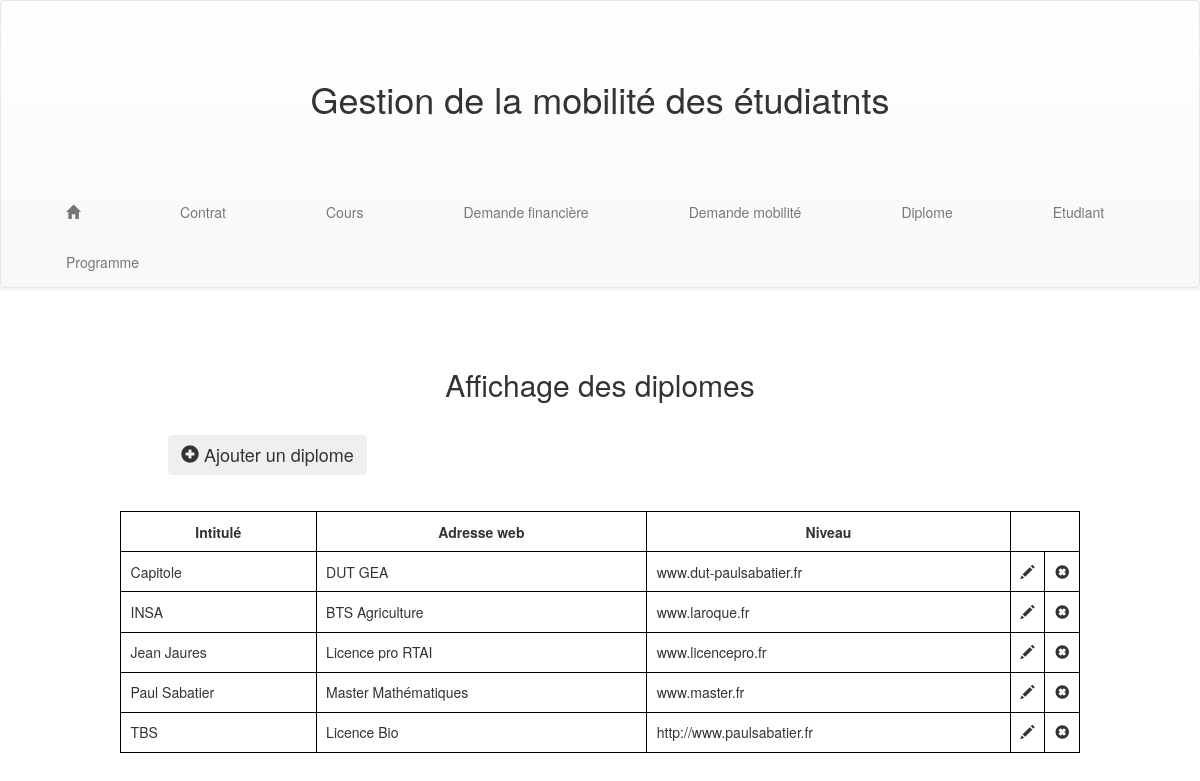
The page /Projet_RTAI/afficherDiplomes.php on the database its author committed.
### tables this page shows
CREATE TABLE IF NOT EXISTS `diplomes` (
  `CODEDIP` int(2) NOT NULL AUTO_INCREMENT,
  `NOMU` varchar(128) NOT NULL,
  `INTITULEDIP` varchar(128) DEFAULT NULL,
  `ADRESSEWEBD` varchar(128) DEFAULT NULL,
  `NIVEAU` varchar(128) DEFAULT NULL,
  PRIMARY KEY (`CODEDIP`),
  KEY `I_FK_DIPLOMES_UNIVERSITES` (`NOMU`)
);

### Projet_RTAI/afficherDiplomes.php (the view, shortened to what this page needs)
<?php
  include 'connexion.php';
?>
<!DOCTYPE html>
<html>
  <head>
    <link rel="stylesheet" href="https://maxcdn.bootstrapcdn.com/bootstrap/3.3.7/css/bootstrap.min.css">
    <link rel="stylesheet" href="https://maxcdn.bootstrapcdn.com/bootstrap/3.3.7/css/bootstrap-theme.min.css">
    <link rel="stylesheet" href="style.css">
  </head>
  <body>
    <nav class="navbar navbar-default">
      <div class="container-fluid">
        <a href="index.php"><h1 id="titre">Gestion de la mobilité des étudiatnts</h1></a>
        <ul class="nav navbar-nav">
          <li><a href="index.php"><span class="glyphicon glyphicon-home" aria-hidden="true"></span></a></li>
          <li><a href="afficherContrats.php">Contrat</a></li>
          <li><a href="afficherCours.php">Cours</a></li>
          <li><a href="#">Demande financière</a></li>
          <li><a href="#">Demande mobilité</a></li>
          <li><a href="afficherDiplomes.php">Diplome</a></li>
          <li><a href="afficherEtudiants.php">Etudiant</a></li>
          <li><a href="afficherProgrammes.php">Programme</a></li>
        </ul>
      </div>
    </nav>
    <h2 id="titre2">Affichage des diplomes</h2>
    <button type="button" id="ajout" class="btn btn-light" aria-label="Left Align">
      <a href="ajouterDiplome.php"><span class="glyphicon glyphicon-plus-sign" aria-hidden="true"></span> Ajouter un diplome</a>
    </button>
    <table>
      <tr>
        <th class="titre">Intitulé</th>
        <th class="titre">Adresse web</th>
        <th class="titre">Niveau</th>
      </tr>
      <?php
  	   $res = $linkpdo->query("SELECT * FROM diplomes");
  	     while ($data = $res->fetch()) {
      ?>
        	<tr>
        		<th><?php echo $data[1]; ?></th>
        		<th><?php echo $data[2]; ?></th>
        		<th><?php echo $data[3]; ?></th>
            <td><?php echo '<a href="modifierDiplome.php?ID='.$data['INTITULEDIP'].'"><span class="glyphicon glyphicon-pencil" aria-hidden="true"></span></a>'; ?></td>
        		<td><?php echo '<a href="supprimerDiplome.php?ID='.$data['INTITULEDIP'].'"><span class="glyphicon glyphicon-remove-sign" aria-hidden="true"></span></a>'; ?></td>
        	</tr>
        <?php
        	}
          ?>
  	</table>
  </body>
</html>

### Projet_RTAI/style.css (style rules this page uses)
ul { width: 100%; }
li { margin-left: 3%; margin-right: 3%; }
#titre { text-align: center; padding-bottom: 5%; padding-top: 5%; }
#titre2 { text-align: center; padding-top: 5%; padding-bottom: 2%; }
table { border: 1px solid black; border-collapse:collapse; margin: auto; margin-top: 3%; margin-bottom: 10%; width: 80%; }
td { border: 1px solid black; text-align: center; }
th { border: 1px solid black; padding-left: 1%; padding-right: 1%; padding-top: 1%; padding-bottom: 1%; font-weight: normal; }
.titre { text-align: center; font-weight: bold; }
a { color: #333; }
#ajout { margin-left: 14%; font-size: 18px; }

### rows shown on the page
diplomes: NOMU "Capitole", INTITULEDIP "DUT GEA", ADRESSEWEBD "www.dut-paulsabatier.fr"
diplomes: NOMU "INSA", INTITULEDIP "BTS Agriculture", ADRESSEWEBD "www.laroque.fr"
diplomes: NOMU "Jean Jaures", INTITULEDIP "Licence pro RTAI", ADRESSEWEBD "www.licencepro.fr"
diplomes: NOMU "Paul Sabatier", INTITULEDIP "Master Mathématiques", ADRESSEWEBD "www.master.fr"
diplomes: NOMU "TBS", INTITULEDIP "Licence Bio", ADRESSEWEBD "http://www.paulsabatier.fr"
